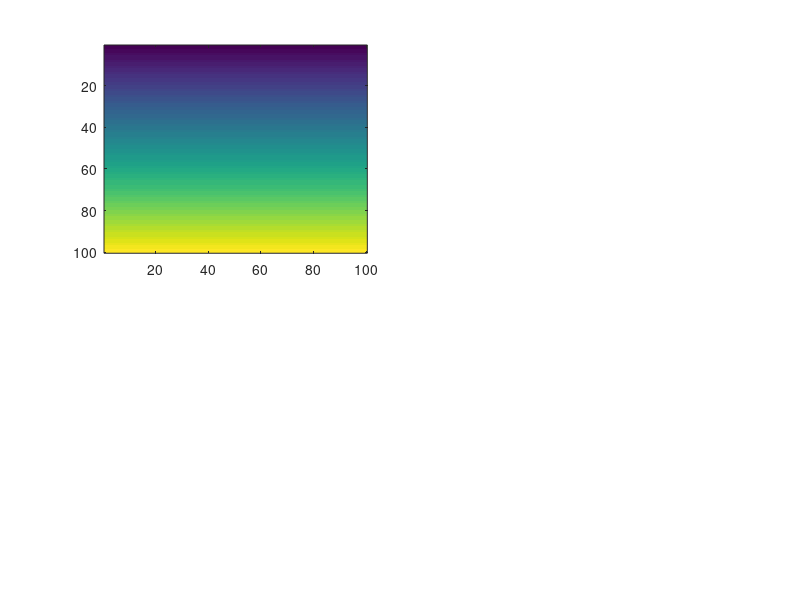

Write MATLAB code to recreate this figure. (Note: this script raises an error after producing the figure.)
figure('Position', [100, 100, 1000, 800], 'Color', 'w');

patternV = repmat(linspace(0, 255, 100)', 1, 100);
patternH = repmat(linspace(0, 255, 100), 100, 1);
x = linspace(0, 255, 100);
y = linspace(0, 255, 100);
[X, Y] = meshgrid(x, y);
patternD  = (X + Y) / 2;
patternD2 = (X - Y) / 2 + 127.5;

subplot(2, 2, 1);
imagesc(patternV);
colormap(gca, parula);
cb = colorbar; cb.TickLabels = {'0','50','100','150','200','250'};
title('colormap = parula', 'FontWeight', 'bold');
xlabel('Ширина, px'); ylabel('Высота, px');
axis image;

subplot(2, 2, 2);
imagesc(patternH);
colormap(gca, cool);
cb = colorbar; cb.TickLabels = {'0','50','100','150','200','250'};
title('colormap = cool', 'FontWeight', 'bold');
xlabel('Ширина, px'); ylabel('Высота, px');
axis image;

subplot(2, 2, 3);
imagesc(patternD);
colormap(gca, gray);
cb = colorbar; cb.TickLabels = {'0','50','100','150','200','250'};
title('colormap = gray', 'FontWeight', 'bold');
xlabel('Ширина, px'); ylabel('Высота, px');
axis image;

subplot(2, 2, 4);
imagesc(patternD2);
colormap(gca, hsv);
cb = colorbar; cb.TickLabels = {'0','50','100','150','200','250'};
title('colormap = hsv', 'FontWeight', 'bold');
xlabel('Ширина, px'); ylabel('Высота, px');
axis image;

sgtitle('Паттерны в RGB', ...
        'FontSize', 11, 'FontWeight', 'bold');



% 2 задание

img = imread('image.jpg');

R = img(:, :, 1);
G = img(:, :, 2);
B = img(:, :, 3);

img_R = img; img_R(:, :, 2) = 0; img_R(:, :, 3) = 0;
img_G = img; img_G(:, :, 1) = 0; img_G(:, :, 3) = 0;
img_B = img; img_B(:, :, 1) = 0; img_B(:, :, 2) = 0;

figure('Position', [100, 100, 1200, 800], 'Color', 'w');

subplot(2, 2, 1);
imshow(img_R);
title('Красный канал', 'FontWeight', 'bold');
xlabel('Ширина, px'); ylabel('Высота, px');

subplot(2, 2, 2);
imshow(img_G);
title('Зелёный канал', 'FontWeight', 'bold');
xlabel('Ширина, px'); ylabel('Высота, px');

subplot(2, 2, 3);
imshow(img_B);
title('Синий канал', 'FontWeight', 'bold');
xlabel('Ширина, px'); ylabel('Высота, px');

subplot(2, 2, 4);
imshow(img);
title('RGB изображение', 'FontWeight', 'bold');
xlabel('Ширина, px'); ylabel('Высота, px');

sgtitle('Каналы изображения', 'FontSize', 14, 'FontWeight', 'bold');


% 3 задание

figure('Position', [100, 100, 1000, 800], 'Color', 'w');

subplot(2, 1, 1);
imshow(img);
title('JPEG картинка', 'FontWeight', 'bold');
xlabel('Ширина, px'); ylabel('Высота, px');

subplot(2, 1, 2);
hold on;

histogram(R(:), 256, 'FaceColor', 'r', 'EdgeColor', 'none', 'FaceAlpha', 0.5);
histogram(G(:), 256, 'FaceColor', 'g', 'EdgeColor', 'none', 'FaceAlpha', 0.5);
histogram(B(:), 256, 'FaceColor', 'b', 'EdgeColor', 'none', 'FaceAlpha', 0.5);

brightness = mean(img, 3);
histogram(brightness(:), 256, 'FaceColor', 'w', 'EdgeColor', 'k', 'FaceAlpha', 0.3);

xlabel('Яркость пикселя');
ylabel('Количество пикселей');
title('Поканальная гистограмма яркости', 'FontWeight', 'bold');
legend('red', 'green', 'blue', 'brightness');
grid on;
hold off;

%4 задание

img_gaussian = imnoise(img, 'gaussian', 0, 0.01);
img_sp = imnoise(img, 'salt & pepper', 0.05);

img_gaussian_filtered = medfilt2d_custom(img_gaussian, 3);
img_sp_filtered = medfilt2d_custom(img_sp, 3);

figure('Position', [100, 100, 1200, 900], 'Color', 'w');

subplot(3, 2, 1);
imshow(img);
title('Исходное изображение', 'FontWeight', 'bold');

subplot(3, 2, 2);
imshow(img_gaussian);
title('Гауссов шум', 'FontWeight', 'bold');

subplot(3, 2, 3);
imshow(img_gaussian_filtered);
title('Медианный фильтр (гауссов)', 'FontWeight', 'bold');

subplot(3, 2, 4);
imshow(img_sp);
title('Шум "соль и перец"', 'FontWeight', 'bold');

subplot(3, 2, 5);
imshow(img_sp_filtered);
title('Медианный фильтр (соль и перец)', 'FontWeight', 'bold');


%5 задание


windows = [3, 5, 7, 9];
mse_gaussian = zeros(size(windows));
mse_sp = zeros(size(windows));

for k = 1:length(windows)
    w = windows(k);
    filtered_gaussian = medfilt2d_custom(img_gaussian, w);
    filtered_sp = medfilt2d_custom(img_sp, w);
    mse_gaussian(k) = mean((double(img(:)) - double(filtered_gaussian(:))).^2);
    mse_sp(k) = mean((double(img(:)) - double(filtered_sp(:))).^2);
end
fprintf('\n=== СКО для разных окон ===\n');
fprintf('Окно | Гауссов шум | Соль и перец\n');
fprintf('-----|-------------|-------------\n');
for k = 1:length(windows)
    fprintf('%4d | %11.2f | %11.2f\n', windows(k), mse_gaussian(k), mse_sp(k));
end

figure('Color', 'w');
plot(windows, mse_gaussian, 'b-o', 'LineWidth', 2, 'MarkerSize', 8);
hold on;
plot(windows, mse_sp, 'r-s', 'LineWidth', 2, 'MarkerSize', 8);
xlabel('Размер окна');
ylabel('СКО (MSE)');
title('Зависимость СКО от размера окна', 'FontWeight', 'bold');
legend('Гауссов шум', 'Соль и перец');
grid on;


%функция

function output = medfilt2d_custom(input, window)
    half = floor(window / 2);

    if size(input, 3) == 3
        output = zeros(size(input), 'uint8');
        for ch = 1:3
            output(:, :, ch) = medfilt2d_custom(input(:, :, ch), window);
        end
        return;
    end

    input = double(input);
    [rows, cols] = size(input);
    padded = padarray(input, [half, half], 'replicate');
    output = zeros(rows, cols);

    for i = 1:rows
        for j = 1:cols
            window_data = padded(i:i+window-1, j:j+window-1);
            output(i, j) = median(window_data(:));
        end
    end

    output = uint8(output);
end
